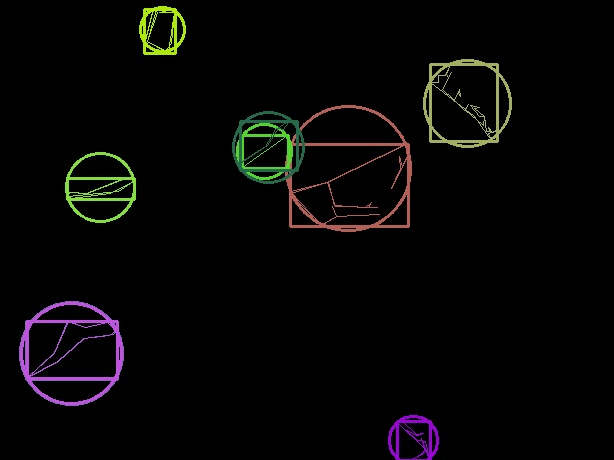
#> input picture Flakes/boxed_flakes_KhangFig_1a.jpg.jpg, 614 x 460 px, given as the content of the folder Test_Images, which was not available
$ python ProcessScan.py
#> lines starting #> are read from the running program, lines starting #| are printed output that depends on the picture; after the words box and inside, x2 and y2 are one past the last pixel; in counts of white or black regions, pixels touching at a corner belong together; pictures that were not available may be replaced by others from this repository, and a replacement may not be noted
### ImageProcessing.py
from __future__ import print_function
import os
import cv2 as cv
import matplotlib.pyplot as plt
import numpy as np
import argparse
import random as rng
from layerID_test_new import testing


rng.seed(12345)

def thresh_callback(img, smallest_flake, flake_name, img_directory, masking, master_cat_file, cluster_count):
#> called with smallest_flake = 100, flake_name = 'Khangboxed_flakes_KhangFig_1a.jpg.jpg', img_directory = 'Test_Images', cluster_count = 5
    parser = argparse.ArgumentParser(description='Code for Creating Bounding boxes for contours.')
    parser.add_argument('--input', help='Path to input image.', default=img)
    args = parser.parse_args()
    src = cv.imread(cv.samples.findFile(args.input))
#> src is the input picture: shape (460, 614, 3); mean B, G, R 5.2, 5.7, 6.3


    #downscale image
    downscale_factor = 4
    scale_percent = 100/downscale_factor  # percent of original size
    width = int(src.shape[1] * scale_percent / 100)
    height = int(src.shape[0] * scale_percent / 100)
    dim = (width, height)

    # resize image
    src = cv.resize(src, dim, interpolation=cv.INTER_AREA)
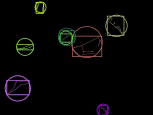
#> src: shape (115, 153, 3); mean B, G, R 5.2, 5.7, 6.3
    cv.imwrite(f"Flakes/downscaled_{flake_name}.jpg", src)

    if src is None:
        print('Could not open or find the image:', args.input)
        exit(0)
    # Convert image to gray and blur it
    src_gray = cv.cvtColor(src, cv.COLOR_BGR2GRAY)
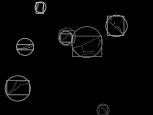
#> src_gray: shape (115, 153); min 0, max 190, mean 5.8
    cv.imwrite(f"Flakes/grayscale_{flake_name}.jpg", src_gray)
    src_gray = cv.blur(src_gray, (3, 3))
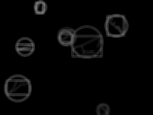
#> src_gray: shape (115, 153); min 0, max 128, mean 5.8
    source_window = 'Source'
    cv.namedWindow(source_window)
    # cv.imshow(source_window, src)
    cv.imwrite(f"Flakes/bilateral_filter_{flake_name}.jpg", src_gray)


    threshold = 5
    canny_output = cv.Canny(src_gray, threshold, threshold*2)
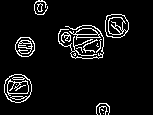
#> canny_output: shape (115, 153); 6.8% white in thin lines or dots, all inside (x1, y1, x2, y2) = (4, 0, 129, 115)

    contours, hierarchy = cv.findContours(canny_output, cv.RETR_EXTERNAL, cv.CHAIN_APPROX_SIMPLE)
#> contours = 16 contours, 10 with area under 20; largest, box (x1, y1, x2, y2) and area: (4, 74, 32, 103) 611, (105, 14, 129, 38) 458, (15, 37, 35, 57) 300, (58, 25, 104, 59) 214, (61, 32, 71, 43) 40, (37, 3, 43, 12) 28

    # loop through the contours to get rid of ones that are to small
    result = []
    for i, cnt in enumerate(contours):
        x, y, w, h = cv.boundingRect(contours[i])
        if w*h > smallest_flake:
            result.append(cnt)
#> this loop made 16 passes
#> (x, y, w, h) on passes 1, 3, 4, 5, 6, 7, 8, 9: (103, 113, 1, 1), (99, 106, 9, 9), (96, 103, 14, 12), (4, 74, 28, 29), (73, 53, 3, 3), (76, 47, 7, 6), (96, 43, 3, 4), (96, 39, 6, 14)
#> after the loop, result = 8 contours, 3 with area under 20; largest, box (x1, y1, x2, y2) and area: (4, 74, 32, 103) 611, (105, 14, 129, 38) 458, (15, 37, 35, 57) 300, (58, 25, 104, 59) 214, (61, 32, 71, 43) 40
    contours = result
#> contours has the same summary as result

    mask = np.zeros(src.shape[:2], dtype=np.uint8)
    # draw filled boundingrects if the contour is large enough
    for c in contours:
        x, y, w, h = cv.boundingRect(c)
        cv.rectangle(mask, (x, y), (x + w, y + h), (255), -1)
#> this loop made 8 passes
#> (x, y, w, h) on passes 1 to 8: (96, 103, 14, 12), (4, 74, 28, 29), (83, 39, 15, 14), (15, 37, 20, 20), (61, 32, 10, 11), (58, 25, 46, 34), (105, 14, 24, 24), (34, 0, 14, 15)
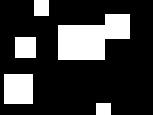
#> mask: shape (115, 153); 22.7% white; 5 white regions
    # cv.imshow(source_window, mask)
    cv.imwrite(f"Flakes/mask_{flake_name}.jpg", mask)

    contours, _ = cv.findContours(mask, cv.RETR_TREE, cv.CHAIN_APPROX_SIMPLE)
#> contours = 5 contours; box (x1, y1, x2, y2) and area: (58, 14, 130, 60) 2154, (4, 74, 33, 104) 812, (15, 37, 36, 58) 400, (34, 0, 49, 16) 210, (96, 103, 111, 115) 154

    contours_poly = [None] * len(contours)
#> contours_poly = 5 items
#> (the rest of the program and of its run is left out)
